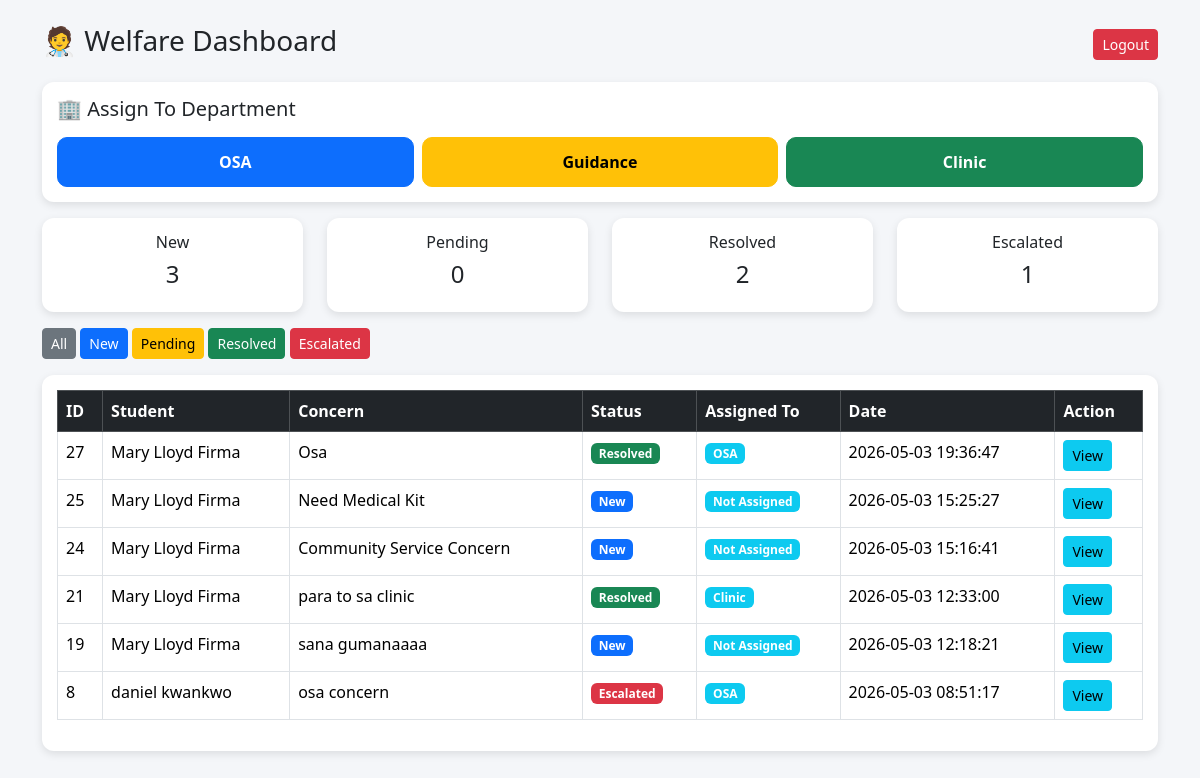
Page /admin/welfare_dashboard.php (signed in) on the committed database.
### tables this page shows
CREATE TABLE `concerns` (
  `id` int(11) NOT NULL,
  `student_name` varchar(100) DEFAULT NULL,
  `email` varchar(100) DEFAULT NULL,
  `category` varchar(50) DEFAULT NULL,
  `description` text DEFAULT NULL,
  `attachment` varchar(255) DEFAULT NULL,
  `is_anonymous` tinyint(1) DEFAULT NULL,
  `status` varchar(50) DEFAULT 'Submitted',
  `department` varchar(100) DEFAULT NULL,
  `assigned_to` varchar(100) DEFAULT NULL,
  `created_at` timestamp NOT NULL DEFAULT current_timestamp(),
  `updated_at` timestamp NULL DEFAULT NULL,
  `assigned_by` varchar(100) DEFAULT NULL
);

### admin/welfare_dashboard.php (the view, shortened to what this page needs)
<?php
include("../config/db.php");
$sql = "SELECT * FROM concerns WHERE category='Welfare'";
$sql .= " ORDER BY created_at DESC";
$res = $conn->query($sql);
$newCount = $conn->query("SELECT COUNT(*) as c FROM concerns WHERE category='Welfare' AND status='Submitted'")->fetch_assoc()['c'];
$pendingCount = $conn->query("SELECT COUNT(*) as c FROM concerns WHERE category='Welfare' AND status='Read'")->fetch_assoc()['c'];
$resolvedCount = $conn->query("SELECT COUNT(*) as c FROM concerns WHERE category='Welfare' AND status='Resolved'")->fetch_assoc()['c'];
$escCount = $conn->query("SELECT COUNT(*) as c FROM concerns WHERE category='Welfare' AND status='Escalated'")->fetch_assoc()['c'];
?>
<!DOCTYPE html>
<html>
<head>
    <link href="https://cdn.jsdelivr.net/npm/bootstrap@5.3.3/dist/css/bootstrap.min.css" rel="stylesheet">
</head>
<body>
<div class="container mt-4">
    <div class="d-flex justify-content-between align-items-center mb-3">
        <h3>🧑‍⚕️ Welfare Dashboard</h3>
        <a href="../logout.php" class="btn btn-danger btn-sm">Logout</a>
    </div>
    <div class="card-box mb-3">
        <h5>🏢 Assign To Department</h5>
        <div class="row g-2 mt-2">
            <div class="col-md-4">
                <a href="dept_welfare.php?dept=OSA" class="btn btn-primary w-100 dept-btn">
                    OSA
                </a>
            </div>
            <div class="col-md-4">
                <a href="dept_welfare.php?dept=Guidance" class="btn btn-warning w-100 dept-btn">
                    Guidance
                </a>
            </div>
            <div class="col-md-4">
                <a href="dept_welfare.php?dept=Clinic" class="btn btn-success w-100 dept-btn">
                    Clinic
                </a>
            </div>
        </div>
    </div>
    <div class="row mb-3">
        <div class="col-md-3">
            <div class="card-box text-center">
                <h6>New</h6>
                <h4><?= $newCount ?></h4>
            </div>
        </div>
        <div class="col-md-3">
            <div class="card-box text-center">
                <h6>Pending</h6>
                <h4><?= $pendingCount ?></h4>
            </div>
        </div>
        <div class="col-md-3">
            <div class="card-box text-center">
                <h6>Resolved</h6>
                <h4><?= $resolvedCount ?></h4>
            </div>
        </div>
        <div class="col-md-3">
            <div class="card-box text-center">
                <h6>Escalated</h6>
                <h4><?= $escCount ?></h4>
            </div>
        </div>
    </div>
    <div class="mb-3">
        <a href="?filter=all" class="btn btn-secondary btn-sm">All</a>
        <a href="?filter=new" class="btn btn-primary btn-sm">New</a>
        <a href="?filter=pending" class="btn btn-warning btn-sm">Pending</a>
        <a href="?filter=resolved" class="btn btn-success btn-sm">Resolved</a>
        <a href="?filter=escalated" class="btn btn-danger btn-sm">Escalated</a>
    </div>
    <div class="card-box">
        <table class="table table-bordered table-hover">
            <thead class="table-dark">
                <tr>
                    <th>ID</th>
                    <th>Student</th>
                    <th>Concern</th>
                    <th>Status</th>
                    <th>Assigned To</th>
                    <th>Date</th>
                    <th>Action</th>
                </tr>
            </thead>
            <tbody>
            <?php while($row = $res->fetch_assoc()): ?>
            <?php
                $assigned = !empty($row['assigned_to']) ? $row['assigned_to'] : 'Not Assigned';
            ?>
            <tr>
                <td><?= $row['id'] ?></td>
                <td><?= $row['student_name'] ?></td>
                <td><?= $row['description'] ?></td>
                <td>
                    <?php if($row['status']=='Submitted'): ?>
                        <span class="badge bg-primary">New</span>
                    <?php elseif($row['status']=='Read'): ?>
                        <span class="badge bg-warning">Pending</span>
                    <?php elseif($row['status']=='Resolved'): ?>
                        <span class="badge bg-success">Resolved</span>
                    <?php else: ?>
                        <span class="badge bg-danger">Escalated</span>
                    <?php endif; ?>
                </td>
                <td>
                    <span class="badge bg-info">
                        <?= $assigned ?>
                    </span>
                </td>
                <td><?= $row['created_at'] ?></td>
                <td>
                    <a href="view_concern.php?id=<?= $row['id'] ?>" class="btn btn-info btn-sm">
                        View
                    </a>
                </td>
            </tr>
            <?php endwhile; ?>
            </tbody>
        </table>
    </div>
</div>
</body>
</html>

### admin/welfare_dashboard.php (style rules this page uses)
body { background:#f4f6f9; }
.card-box { background:white; border-radius:12px; padding:15px; box-shadow:0 3px 8px rgba(0,0,0,0.1); }
.dept-btn { border-radius:10px; padding:12px; font-weight:bold; }

### rows in the picture
concerns: id "27", student_name "Mary Lloyd Firma", description "Osa", status "Resolved", assigned_to "OSA", created_at "2026-05-03 19:36:47"
concerns: id "25", student_name "Mary Lloyd Firma", description "Need Medical Kit", status "New", assigned_to "Not Assigned", created_at "2026-05-03 15:25:27"
concerns: id "24", student_name "Mary Lloyd Firma", description "Community Service Concern", status "New", assigned_to "Not Assigned", created_at "2026-05-03 15:16:41"
concerns: id "21", student_name "Mary Lloyd Firma", description "para to sa clinic", status "Resolved", assigned_to "Clinic", created_at "2026-05-03 12:33:00"
concerns: id "19", student_name "Mary Lloyd Firma", description "sana gumanaaaa", status "New", assigned_to "Not Assigned", created_at "2026-05-03 12:18:21"
concerns: id "8", student_name "daniel kwankwo", description "osa concern", status "Escalated", assigned_to "OSA", created_at "2026-05-03 08:51:17"

### other values in the picture
$newCount "3"
$pendingCount "0"
$resolvedCount "2"
$escCount "1"
